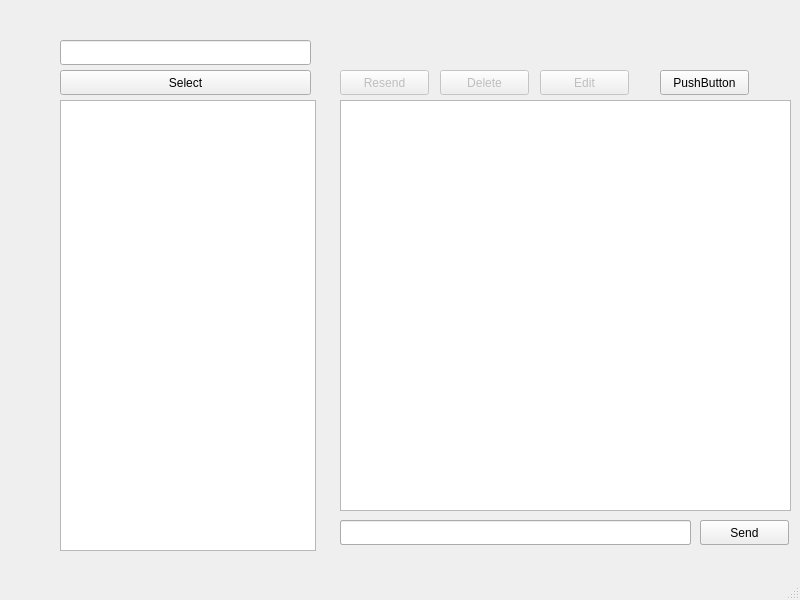
<?xml version="1.0" encoding="UTF-8"?>
<ui version="4.0">
 <class>MainWindow</class>
 <widget class="QMainWindow" name="MainWindow">
  <property name="enabled">
   <bool>true</bool>
  </property>
  <property name="geometry">
   <rect>
    <x>0</x>
    <y>0</y>
    <width>800</width>
    <height>600</height>
   </rect>
  </property>
  <property name="windowTitle">
   <string>stud_mas</string>
  </property>
  <widget class="QWidget" name="centralwidget">
   <widget class="QStackedWidget" name="stackedWidget">
    <property name="geometry">
     <rect>
      <x>0</x>
      <y>0</y>
      <width>801</width>
      <height>561</height>
     </rect>
    </property>
    <widget class="QWidget" name="page">
     <widget class="QPushButton" name="delete_button">
      <property name="enabled">
       <bool>false</bool>
      </property>
      <property name="geometry">
       <rect>
        <x>440</x>
        <y>70</y>
        <width>89</width>
        <height>25</height>
       </rect>
      </property>
      <property name="text">
       <string>Delete</string>
      </property>
     </widget>
     <widget class="QLineEdit" name="edit_lineEdit">
      <property name="geometry">
       <rect>
        <x>340</x>
        <y>520</y>
        <width>351</width>
        <height>25</height>
       </rect>
      </property>
      <property name="text">
       <string/>
      </property>
     </widget>
     <widget class="QLineEdit" name="lineEditSelect">
      <property name="geometry">
       <rect>
        <x>60</x>
        <y>40</y>
        <width>251</width>
        <height>25</height>
       </rect>
      </property>
      <property name="text">
       <string/>
      </property>
     </widget>
     <widget class="QListWidget" name="names_list">
      <property name="geometry">
       <rect>
        <x>60</x>
        <y>100</y>
        <width>256</width>
        <height>451</height>
       </rect>
      </property>
     </widget>
     <widget class="QPushButton" name="edit_button">
      <property name="enabled">
       <bool>false</bool>
      </property>
      <property name="geometry">
       <rect>
        <x>540</x>
        <y>70</y>
        <width>89</width>
        <height>25</height>
       </rect>
      </property>
      <property name="text">
       <string>Edit</string>
      </property>
     </widget>
     <widget class="QPushButton" name="Select_button">
      <property name="geometry">
       <rect>
        <x>60</x>
        <y>70</y>
        <width>251</width>
        <height>25</height>
       </rect>
      </property>
      <property name="text">
       <string>Select</string>
      </property>
     </widget>
     <widget class="QLineEdit" name="lineEdit">
      <property name="geometry">
       <rect>
        <x>340</x>
        <y>520</y>
        <width>351</width>
        <height>25</height>
       </rect>
      </property>
      <property name="text">
       <string/>
      </property>
     </widget>
     <widget class="QPushButton" name="Send_button">
      <property name="enabled">
       <bool>true</bool>
      </property>
      <property name="geometry">
       <rect>
        <x>700</x>
        <y>520</y>
        <width>89</width>
        <height>25</height>
       </rect>
      </property>
      <property name="text">
       <string>Send</string>
      </property>
     </widget>
     <widget class="QPushButton" name="resend_button">
      <property name="enabled">
       <bool>false</bool>
      </property>
      <property name="geometry">
       <rect>
        <x>340</x>
        <y>70</y>
        <width>89</width>
        <height>25</height>
       </rect>
      </property>
      <property name="text">
       <string>Resend</string>
      </property>
     </widget>
     <widget class="QListWidget" name="chatSpace">
      <property name="geometry">
       <rect>
        <x>340</x>
        <y>100</y>
        <width>451</width>
        <height>411</height>
       </rect>
      </property>
      <property name="horizontalScrollBarPolicy">
       <enum>Qt::ScrollBarAlwaysOff</enum>
      </property>
      <property name="autoScroll">
       <bool>false</bool>
      </property>
     </widget>
     <widget class="QPushButton" name="send_edit_button">
      <property name="enabled">
       <bool>true</bool>
      </property>
      <property name="geometry">
       <rect>
        <x>700</x>
        <y>520</y>
        <width>89</width>
        <height>25</height>
       </rect>
      </property>
      <property name="text">
       <string>Edit</string>
      </property>
     </widget>
     <widget class="QPushButton" name="send_image">
      <property name="geometry">
       <rect>
        <x>660</x>
        <y>70</y>
        <width>89</width>
        <height>25</height>
       </rect>
      </property>
      <property name="text">
       <string>PushButton</string>
      </property>
     </widget>
     <zorder>send_edit_button</zorder>
     <zorder>delete_button</zorder>
     <zorder>edit_lineEdit</zorder>
     <zorder>lineEditSelect</zorder>
     <zorder>names_list</zorder>
     <zorder>edit_button</zorder>
     <zorder>Select_button</zorder>
     <zorder>lineEdit</zorder>
     <zorder>Send_button</zorder>
     <zorder>resend_button</zorder>
     <zorder>chatSpace</zorder>
     <zorder>send_image</zorder>
    </widget>
    <widget class="QWidget" name="page_2">
     <widget class="QLineEdit" name="lineEditUserName">
      <property name="geometry">
       <rect>
        <x>250</x>
        <y>160</y>
        <width>281</width>
        <height>25</height>
       </rect>
      </property>
      <property name="text">
       <string comment="Enter your UserName"/>
      </property>
     </widget>
     <widget class="QPushButton" name="Connect_button">
      <property name="geometry">
       <rect>
        <x>250</x>
        <y>200</y>
        <width>281</width>
        <height>25</height>
       </rect>
      </property>
      <property name="text">
       <string>Connect</string>
      </property>
     </widget>
    </widget>
   </widget>
  </widget>
  <widget class="QMenuBar" name="menubar">
   <property name="geometry">
    <rect>
     <x>0</x>
     <y>0</y>
     <width>800</width>
     <height>22</height>
    </rect>
   </property>
  </widget>
  <widget class="QStatusBar" name="statusbar"/>
 </widget>
 <resources/>
 <connections/>
</ui>
